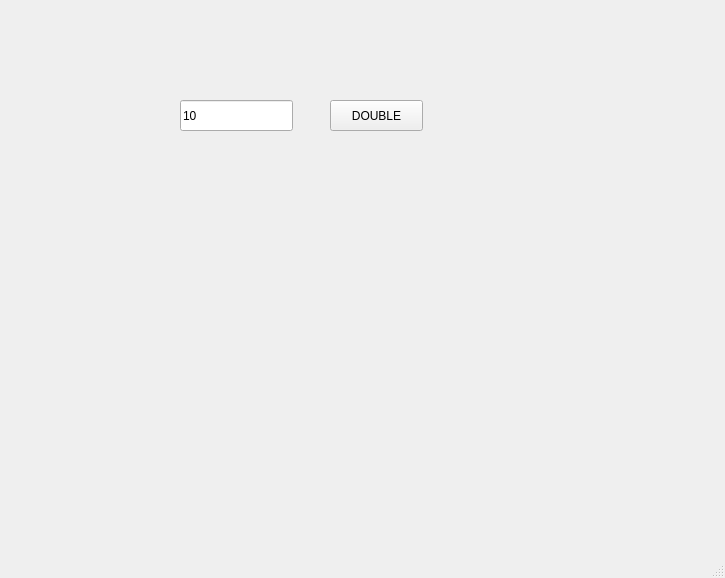
<?xml version="1.0" encoding="UTF-8"?>
<ui version="4.0">
 <class>MainWindow</class>
 <widget class="QMainWindow" name="MainWindow">
  <property name="geometry">
   <rect>
    <x>0</x>
    <y>0</y>
    <width>725</width>
    <height>578</height>
   </rect>
  </property>
  <property name="windowTitle">
   <string>MainWindow</string>
  </property>
  <widget class="QWidget" name="centralwidget">
   <widget class="QLineEdit" name="le">
    <property name="geometry">
     <rect>
      <x>180</x>
      <y>100</y>
      <width>113</width>
      <height>31</height>
     </rect>
    </property>
    <property name="text">
     <string>10</string>
    </property>
   </widget>
   <widget class="QPushButton" name="pb">
    <property name="geometry">
     <rect>
      <x>330</x>
      <y>100</y>
      <width>93</width>
      <height>31</height>
     </rect>
    </property>
    <property name="text">
     <string>DOUBLE</string>
    </property>
   </widget>
  </widget>
  <widget class="QMenuBar" name="menubar">
   <property name="geometry">
    <rect>
     <x>0</x>
     <y>0</y>
     <width>725</width>
     <height>26</height>
    </rect>
   </property>
  </widget>
  <widget class="QStatusBar" name="statusbar"/>
 </widget>
 <resources/>
 <connections/>
</ui>
